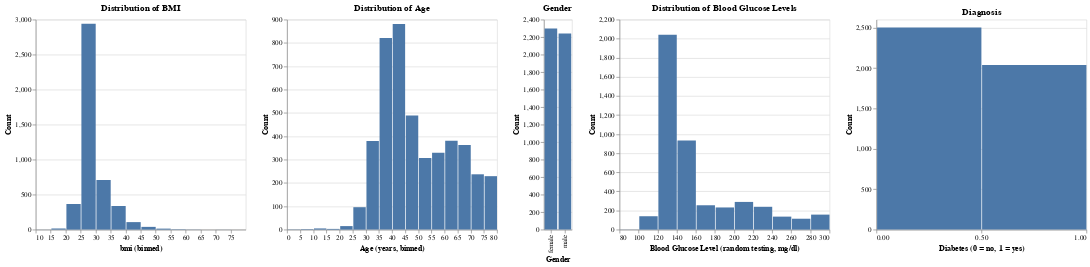

Source (notebook cell):
### Code cell
chart_bmi | chart_age | chart_gender | chart_glucose | chart_diabetes

### Figure 1 — Vega-Lite specification as saved in the notebook (floating-point values rounded to 4 significant figures; data arrays with more than 128 entries replaced by an {"elided": "..."} marker saying what was removed)
{"config": {"view": {"continuousWidth": 300, "continuousHeight": 300}}, "hconcat": [{"mark": {"type": "bar"}, "encoding": {"x": {"bin": {"maxbins": 20}, "field": "bmi", "scale": {"domain": [10, 80]}, "type": "quantitative"}, "y": {"aggregate": "count", "title": "Count", "type": "quantitative"}}, "title": "Distribution of BMI"}, {"mark": {"type": "bar"}, "encoding": {"x": {"bin": {"maxbins": 30}, "field": "age", "title": "Age (years, binned)", "type": "quantitative"}, "y": {"aggregate": "count", "title": "Count", "type": "quantitative"}}, "title": "Distribution of Age"}, {"mark": {"type": "bar"}, "encoding": {"x": {"field": "gender", "title": "Gender", "type": "nominal"}, "y": {"aggregate": "count", "title": "Count", "type": "quantitative"}}, "title": "Gender"}, {"mark": {"type": "bar"}, "encoding": {"x": {"bin": {"maxbins": 20}, "field": "blood_glucose_level", "title": "Blood Glucose Level (random testing, mg/dl)", "type": "quantitative"}, "y": {"aggregate": "count", "title": "Count", "type": "quantitative"}}, "title": "Distribution of Blood Glucose Levels"}, {"mark": {"type": "bar"}, "encoding": {"x": {"bin": {"maxbins": 2}, "field": "diabetes", "scale": {"domain": [0, 1]}, "title": "Diabetes (0 = no, 1 = yes)", "type": "quantitative"}, "y": {"aggregate": "count", "title": "Count", "type": "quantitative"}}, "title": "Diagnosis"}], "data": {"name": "data-ba91807aabed8503c9123d5c4e6bda91"}, "$schema": "https://vega.github.io/schema/vega-lite/v5.15.1.json", "datasets": {"data-ba91807aabed8503c9123d5c4e6bda91": {"elided": "4539 records"}}}
